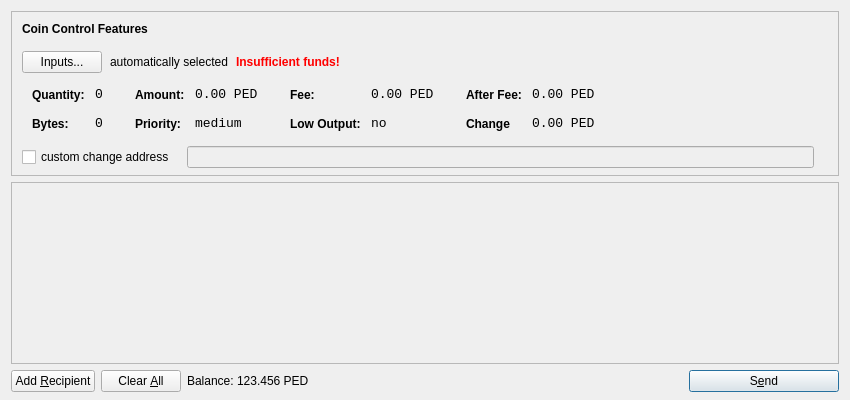
<?xml version="1.0" encoding="UTF-8"?>
<ui version="4.0">
 <class>SendCoinsDialog</class>
 <widget class="QDialog" name="SendCoinsDialog">
  <property name="geometry">
   <rect>
    <x>0</x>
    <y>0</y>
    <width>850</width>
    <height>400</height>
   </rect>
  </property>
  <property name="windowTitle">
   <string>Send Coins</string>
  </property>
  <layout class="QVBoxLayout" name="verticalLayout" stretch="0,1,0">
   <property name="bottomMargin">
    <number>8</number>
   </property>
   <item>
    <widget class="QFrame" name="frameCoinControl">
     <property name="sizePolicy">
      <sizepolicy hsizetype="Expanding" vsizetype="Expanding">
       <horstretch>0</horstretch>
       <verstretch>0</verstretch>
      </sizepolicy>
     </property>
     <property name="maximumSize">
      <size>
       <width>16777215</width>
       <height>16777215</height>
      </size>
     </property>
     <property name="frameShape">
      <enum>QFrame::StyledPanel</enum>
     </property>
     <property name="frameShadow">
      <enum>QFrame::Sunken</enum>
     </property>
     <layout class="QVBoxLayout" name="verticalLayoutCoinControl2">
      <property name="spacing">
       <number>-1</number>
      </property>
      <property name="leftMargin">
       <number>0</number>
      </property>
      <property name="topMargin">
       <number>0</number>
      </property>
      <property name="rightMargin">
       <number>0</number>
      </property>
      <property name="bottomMargin">
       <number>6</number>
      </property>
      <item>
       <layout class="QVBoxLayout" name="verticalLayoutCoinControl" stretch="0,0,0,0,1">
        <property name="spacing">
         <number>0</number>
        </property>
        <property name="leftMargin">
         <number>10</number>
        </property>
        <property name="topMargin">
         <number>10</number>
        </property>
        <item>
         <layout class="QHBoxLayout" name="horizontalLayoutCoinControl1">
          <property name="bottomMargin">
           <number>15</number>
          </property>
          <item>
           <widget class="QLabel" name="labelCoinControlFeatures">
            <property name="sizePolicy">
             <sizepolicy hsizetype="Preferred" vsizetype="Maximum">
              <horstretch>0</horstretch>
              <verstretch>0</verstretch>
             </sizepolicy>
            </property>
            <property name="font">
             <font>
              <weight>75</weight>
              <bold>true</bold>
             </font>
            </property>
            <property name="styleSheet">
             <string notr="true">font-weight:bold;</string>
            </property>
            <property name="text">
             <string>Coin Control Features</string>
            </property>
           </widget>
          </item>
         </layout>
        </item>
        <item>
         <layout class="QHBoxLayout" name="horizontalLayoutCoinControl2" stretch="0,0,0,0">
          <property name="spacing">
           <number>8</number>
          </property>
          <property name="bottomMargin">
           <number>10</number>
          </property>
          <item>
           <widget class="QPushButton" name="pushButtonCoinControl">
            <property name="styleSheet">
             <string notr="true"/>
            </property>
            <property name="text">
             <string>Inputs...</string>
            </property>
           </widget>
          </item>
          <item>
           <widget class="QLabel" name="labelCoinControlAutomaticallySelected">
            <property name="text">
             <string>automatically selected</string>
            </property>
            <property name="margin">
             <number>5</number>
            </property>
           </widget>
          </item>
          <item>
           <widget class="QLabel" name="labelCoinControlInsuffFunds">
            <property name="font">
             <font>
              <weight>75</weight>
              <bold>true</bold>
             </font>
            </property>
            <property name="styleSheet">
             <string notr="true">color:red;font-weight:bold;</string>
            </property>
            <property name="text">
             <string>Insufficient funds!</string>
            </property>
            <property name="margin">
             <number>5</number>
            </property>
           </widget>
          </item>
          <item>
           <spacer name="horizontalSpacerCoinControl">
            <property name="orientation">
             <enum>Qt::Horizontal</enum>
            </property>
            <property name="sizeHint" stdset="0">
             <size>
              <width>40</width>
              <height>1</height>
             </size>
            </property>
           </spacer>
          </item>
         </layout>
        </item>
        <item>
         <widget class="QWidget" name="widgetCoinControl" native="true">
          <property name="sizePolicy">
           <sizepolicy hsizetype="Preferred" vsizetype="Preferred">
            <horstretch>0</horstretch>
            <verstretch>0</verstretch>
           </sizepolicy>
          </property>
          <property name="minimumSize">
           <size>
            <width>0</width>
            <height>0</height>
           </size>
          </property>
          <property name="styleSheet">
           <string notr="true"/>
          </property>
          <layout class="QHBoxLayout" name="horizontalLayoutCoinControl5">
           <property name="margin">
            <number>0</number>
           </property>
           <item>
            <layout class="QHBoxLayout" name="horizontalLayoutCoinControl3" stretch="0,0,0,1">
             <property name="spacing">
              <number>20</number>
             </property>
             <property name="topMargin">
              <number>0</number>
             </property>
             <property name="bottomMargin">
              <number>10</number>
             </property>
             <item>
              <layout class="QFormLayout" name="formLayoutCoinControl1">
               <property name="horizontalSpacing">
                <number>10</number>
               </property>
               <property name="verticalSpacing">
                <number>14</number>
               </property>
               <property name="leftMargin">
                <number>10</number>
               </property>
               <property name="topMargin">
                <number>4</number>
               </property>
               <property name="rightMargin">
                <number>6</number>
               </property>
               <item row="0" column="0">
                <widget class="QLabel" name="labelCoinControlQuantityText">
                 <property name="styleSheet">
                  <string notr="true">font-weight:bold;</string>
                 </property>
                 <property name="text">
                  <string>Quantity:</string>
                 </property>
                 <property name="margin">
                  <number>0</number>
                 </property>
                </widget>
               </item>
               <item row="0" column="1">
                <widget class="QLabel" name="labelCoinControlQuantity">
                 <property name="font">
                  <font>
                   <family>Monospace</family>
                   <pointsize>10</pointsize>
                  </font>
                 </property>
                 <property name="cursor">
                  <cursorShape>IBeamCursor</cursorShape>
                 </property>
                 <property name="contextMenuPolicy">
                  <enum>Qt::ActionsContextMenu</enum>
                 </property>
                 <property name="text">
                  <string>0</string>
                 </property>
                 <property name="margin">
                  <number>0</number>
                 </property>
                 <property name="textInteractionFlags">
                  <set>Qt::LinksAccessibleByMouse|Qt::TextSelectableByKeyboard|Qt::TextSelectableByMouse</set>
                 </property>
                </widget>
               </item>
               <item row="1" column="0">
                <widget class="QLabel" name="labelCoinControlBytesText">
                 <property name="styleSheet">
                  <string notr="true">font-weight:bold;</string>
                 </property>
                 <property name="text">
                  <string>Bytes:</string>
                 </property>
                </widget>
               </item>
               <item row="1" column="1">
                <widget class="QLabel" name="labelCoinControlBytes">
                 <property name="font">
                  <font>
                   <family>Monospace</family>
                   <pointsize>10</pointsize>
                  </font>
                 </property>
                 <property name="cursor">
                  <cursorShape>IBeamCursor</cursorShape>
                 </property>
                 <property name="contextMenuPolicy">
                  <enum>Qt::ActionsContextMenu</enum>
                 </property>
                 <property name="text">
                  <string>0</string>
                 </property>
                 <property name="textInteractionFlags">
                  <set>Qt::LinksAccessibleByMouse|Qt::TextSelectableByKeyboard|Qt::TextSelectableByMouse</set>
                 </property>
                </widget>
               </item>
              </layout>
             </item>
             <item>
              <layout class="QFormLayout" name="formLayoutCoinControl2">
               <property name="horizontalSpacing">
                <number>10</number>
               </property>
               <property name="verticalSpacing">
                <number>14</number>
               </property>
               <property name="leftMargin">
                <number>6</number>
               </property>
               <property name="topMargin">
                <number>4</number>
               </property>
               <property name="rightMargin">
                <number>6</number>
               </property>
               <item row="0" column="0">
                <widget class="QLabel" name="labelCoinControlAmountText">
                 <property name="styleSheet">
                  <string notr="true">font-weight:bold;</string>
                 </property>
                 <property name="text">
                  <string>Amount:</string>
                 </property>
                 <property name="margin">
                  <number>0</number>
                 </property>
                </widget>
               </item>
               <item row="0" column="1">
                <widget class="QLabel" name="labelCoinControlAmount">
                 <property name="font">
                  <font>
                   <family>Monospace</family>
                   <pointsize>10</pointsize>
                  </font>
                 </property>
                 <property name="cursor">
                  <cursorShape>IBeamCursor</cursorShape>
                 </property>
                 <property name="contextMenuPolicy">
                  <enum>Qt::ActionsContextMenu</enum>
                 </property>
                 <property name="text">
                  <string>0.00 PED</string>
                 </property>
                 <property name="textInteractionFlags">
                  <set>Qt::LinksAccessibleByMouse|Qt::TextSelectableByKeyboard|Qt::TextSelectableByMouse</set>
                 </property>
                </widget>
               </item>
               <item row="1" column="0">
                <widget class="QLabel" name="labelCoinControlPriorityText">
                 <property name="styleSheet">
                  <string notr="true">font-weight:bold;</string>
                 </property>
                 <property name="text">
                  <string>Priority:</string>
                 </property>
                </widget>
               </item>
               <item row="1" column="1">
                <widget class="QLabel" name="labelCoinControlPriority">
                 <property name="font">
                  <font>
                   <family>Monospace</family>
                   <pointsize>10</pointsize>
                  </font>
                 </property>
                 <property name="cursor">
                  <cursorShape>IBeamCursor</cursorShape>
                 </property>
                 <property name="contextMenuPolicy">
                  <enum>Qt::ActionsContextMenu</enum>
                 </property>
                 <property name="text">
                  <string>medium</string>
                 </property>
                 <property name="textInteractionFlags">
                  <set>Qt::LinksAccessibleByMouse|Qt::TextSelectableByKeyboard|Qt::TextSelectableByMouse</set>
                 </property>
                </widget>
               </item>
              </layout>
             </item>
             <item>
              <layout class="QFormLayout" name="formLayoutCoinControl3">
               <property name="horizontalSpacing">
                <number>10</number>
               </property>
               <property name="verticalSpacing">
                <number>14</number>
               </property>
               <property name="leftMargin">
                <number>6</number>
               </property>
               <property name="topMargin">
                <number>4</number>
               </property>
               <property name="rightMargin">
                <number>6</number>
               </property>
               <item row="0" column="0">
                <widget class="QLabel" name="labelCoinControlFeeText">
                 <property name="styleSheet">
                  <string notr="true">font-weight:bold;</string>
                 </property>
                 <property name="text">
                  <string>Fee:</string>
                 </property>
                 <property name="margin">
                  <number>0</number>
                 </property>
                </widget>
               </item>
               <item row="0" column="1">
                <widget class="QLabel" name="labelCoinControlFee">
                 <property name="font">
                  <font>
                   <family>Monospace</family>
                   <pointsize>10</pointsize>
                  </font>
                 </property>
                 <property name="cursor">
                  <cursorShape>IBeamCursor</cursorShape>
                 </property>
                 <property name="contextMenuPolicy">
                  <enum>Qt::ActionsContextMenu</enum>
                 </property>
                 <property name="text">
                  <string>0.00 PED</string>
                 </property>
                 <property name="textInteractionFlags">
                  <set>Qt::LinksAccessibleByMouse|Qt::TextSelectableByKeyboard|Qt::TextSelectableByMouse</set>
                 </property>
                </widget>
               </item>
               <item row="1" column="0">
                <widget class="QLabel" name="labelCoinControlLowOutputText">
                 <property name="styleSheet">
                  <string notr="true">font-weight:bold;</string>
                 </property>
                 <property name="text">
                  <string>Low Output:</string>
                 </property>
                </widget>
               </item>
               <item row="1" column="1">
                <widget class="QLabel" name="labelCoinControlLowOutput">
                 <property name="font">
                  <font>
                   <family>Monospace</family>
                   <pointsize>10</pointsize>
                  </font>
                 </property>
                 <property name="cursor">
                  <cursorShape>IBeamCursor</cursorShape>
                 </property>
                 <property name="contextMenuPolicy">
                  <enum>Qt::ActionsContextMenu</enum>
                 </property>
                 <property name="text">
                  <string>no</string>
                 </property>
                 <property name="textInteractionFlags">
                  <set>Qt::LinksAccessibleByMouse|Qt::TextSelectableByKeyboard|Qt::TextSelectableByMouse</set>
                 </property>
                </widget>
               </item>
              </layout>
             </item>
             <item>
              <layout class="QFormLayout" name="formLayoutCoinControl4">
               <property name="horizontalSpacing">
                <number>10</number>
               </property>
               <property name="verticalSpacing">
                <number>14</number>
               </property>
               <property name="leftMargin">
                <number>6</number>
               </property>
               <property name="topMargin">
                <number>4</number>
               </property>
               <property name="rightMargin">
                <number>6</number>
               </property>
               <item row="0" column="0">
                <widget class="QLabel" name="labelCoinControlAfterFeeText">
                 <property name="styleSheet">
                  <string notr="true">font-weight:bold;</string>
                 </property>
                 <property name="text">
                  <string>After Fee:</string>
                 </property>
                 <property name="margin">
                  <number>0</number>
                 </property>
                </widget>
               </item>
               <item row="0" column="1">
                <widget class="QLabel" name="labelCoinControlAfterFee">
                 <property name="font">
                  <font>
                   <family>Monospace</family>
                   <pointsize>10</pointsize>
                  </font>
                 </property>
                 <property name="cursor">
                  <cursorShape>IBeamCursor</cursorShape>
                 </property>
                 <property name="contextMenuPolicy">
                  <enum>Qt::ActionsContextMenu</enum>
                 </property>
                 <property name="text">
                  <string>0.00 PED</string>
                 </property>
                 <property name="textInteractionFlags">
                  <set>Qt::LinksAccessibleByMouse|Qt::TextSelectableByKeyboard|Qt::TextSelectableByMouse</set>
                 </property>
                </widget>
               </item>
               <item row="1" column="0">
                <widget class="QLabel" name="labelCoinControlChangeText">
                 <property name="styleSheet">
                  <string notr="true">font-weight:bold;</string>
                 </property>
                 <property name="text">
                  <string>Change</string>
                 </property>
                </widget>
               </item>
               <item row="1" column="1">
                <widget class="QLabel" name="labelCoinControlChange">
                 <property name="font">
                  <font>
                   <family>Monospace</family>
                   <pointsize>10</pointsize>
                  </font>
                 </property>
                 <property name="cursor">
                  <cursorShape>IBeamCursor</cursorShape>
                 </property>
                 <property name="contextMenuPolicy">
                  <enum>Qt::ActionsContextMenu</enum>
                 </property>
                 <property name="text">
                  <string>0.00 PED</string>
                 </property>
                 <property name="textInteractionFlags">
                  <set>Qt::LinksAccessibleByMouse|Qt::TextSelectableByKeyboard|Qt::TextSelectableByMouse</set>
                 </property>
                </widget>
               </item>
              </layout>
             </item>
            </layout>
           </item>
          </layout>
         </widget>
        </item>
        <item>
         <layout class="QHBoxLayout" name="horizontalLayoutCoinControl4" stretch="0,0,0">
          <property name="spacing">
           <number>12</number>
          </property>
          <property name="sizeConstraint">
           <enum>QLayout::SetDefaultConstraint</enum>
          </property>
          <property name="topMargin">
           <number>5</number>
          </property>
          <property name="rightMargin">
           <number>5</number>
          </property>
          <item>
           <widget class="QCheckBox" name="checkBoxCoinControlChange">
            <property name="text">
             <string>custom change address</string>
            </property>
           </widget>
          </item>
          <item>
           <widget class="QLineEdit" name="lineEditCoinControlChange">
            <property name="enabled">
             <bool>false</bool>
            </property>
            <property name="sizePolicy">
             <sizepolicy hsizetype="Expanding" vsizetype="Fixed">
              <horstretch>0</horstretch>
              <verstretch>0</verstretch>
             </sizepolicy>
            </property>
           </widget>
          </item>
          <item>
           <widget class="QLabel" name="labelCoinControlChangeLabel">
            <property name="sizePolicy">
             <sizepolicy hsizetype="Preferred" vsizetype="Expanding">
              <horstretch>0</horstretch>
              <verstretch>0</verstretch>
             </sizepolicy>
            </property>
            <property name="minimumSize">
             <size>
              <width>0</width>
              <height>0</height>
             </size>
            </property>
            <property name="text">
             <string/>
            </property>
            <property name="margin">
             <number>3</number>
            </property>
           </widget>
          </item>
         </layout>
        </item>
        <item>
         <spacer name="verticalSpacerCoinControl">
          <property name="orientation">
           <enum>Qt::Vertical</enum>
          </property>
          <property name="sizeHint" stdset="0">
           <size>
            <width>800</width>
            <height>1</height>
           </size>
          </property>
         </spacer>
        </item>
       </layout>
      </item>
     </layout>
    </widget>
   </item>
   <item>
    <widget class="QScrollArea" name="scrollArea">
     <property name="widgetResizable">
      <bool>true</bool>
     </property>
     <widget class="QWidget" name="scrollAreaWidgetContents">
      <property name="geometry">
       <rect>
        <x>0</x>
        <y>0</y>
        <width>830</width>
        <height>165</height>
       </rect>
      </property>
      <layout class="QVBoxLayout" name="verticalLayout_2">
       <property name="margin">
        <number>0</number>
       </property>
       <item>
        <layout class="QVBoxLayout" name="entries">
         <property name="spacing">
          <number>6</number>
         </property>
        </layout>
       </item>
       <item>
        <spacer name="verticalSpacer">
         <property name="orientation">
          <enum>Qt::Vertical</enum>
         </property>
         <property name="sizeHint" stdset="0">
          <size>
           <width>20</width>
           <height>40</height>
          </size>
         </property>
        </spacer>
       </item>
      </layout>
     </widget>
    </widget>
   </item>
   <item>
    <layout class="QHBoxLayout" name="horizontalLayout">
     <item>
      <widget class="QPushButton" name="addButton">
       <property name="toolTip">
        <string>Send to multiple recipients at once</string>
       </property>
       <property name="text">
        <string>Add &amp;Recipient</string>
       </property>
       <property name="icon">
        <iconset resource="../bitcoin.qrc">
         <normaloff>:/icons/add</normaloff>:/icons/add</iconset>
       </property>
       <property name="autoDefault">
        <bool>false</bool>
       </property>
      </widget>
     </item>
     <item>
      <widget class="QPushButton" name="clearButton">
       <property name="sizePolicy">
        <sizepolicy hsizetype="Minimum" vsizetype="Fixed">
         <horstretch>0</horstretch>
         <verstretch>0</verstretch>
        </sizepolicy>
       </property>
       <property name="toolTip">
        <string>Remove all transaction fields</string>
       </property>
       <property name="text">
        <string>Clear &amp;All</string>
       </property>
       <property name="icon">
        <iconset resource="../bitcoin.qrc">
         <normaloff>:/icons/remove</normaloff>:/icons/remove</iconset>
       </property>
       <property name="autoRepeatDelay">
        <number>300</number>
       </property>
       <property name="autoDefault">
        <bool>false</bool>
       </property>
      </widget>
     </item>
     <item>
      <layout class="QHBoxLayout" name="horizontalLayout_2">
       <property name="spacing">
        <number>3</number>
       </property>
       <item>
        <widget class="QLabel" name="label">
         <property name="sizePolicy">
          <sizepolicy hsizetype="Preferred" vsizetype="Fixed">
           <horstretch>0</horstretch>
           <verstretch>0</verstretch>
          </sizepolicy>
         </property>
         <property name="text">
          <string>Balance:</string>
         </property>
        </widget>
       </item>
       <item>
        <widget class="QLabel" name="labelBalance">
         <property name="sizePolicy">
          <sizepolicy hsizetype="Preferred" vsizetype="Fixed">
           <horstretch>0</horstretch>
           <verstretch>0</verstretch>
          </sizepolicy>
         </property>
         <property name="cursor">
          <cursorShape>IBeamCursor</cursorShape>
         </property>
         <property name="text">
          <string>123.456 PED</string>
         </property>
         <property name="textInteractionFlags">
          <set>Qt::LinksAccessibleByMouse|Qt::TextSelectableByKeyboard|Qt::TextSelectableByMouse</set>
         </property>
        </widget>
       </item>
      </layout>
     </item>
     <item>
      <spacer name="horizontalSpacer">
       <property name="orientation">
        <enum>Qt::Horizontal</enum>
       </property>
       <property name="sizeHint" stdset="0">
        <size>
         <width>40</width>
         <height>20</height>
        </size>
       </property>
      </spacer>
     </item>
     <item>
      <widget class="QPushButton" name="sendButton">
       <property name="minimumSize">
        <size>
         <width>150</width>
         <height>0</height>
        </size>
       </property>
       <property name="toolTip">
        <string>Confirm the send action</string>
       </property>
       <property name="text">
        <string>S&amp;end</string>
       </property>
       <property name="icon">
        <iconset resource="../bitcoin.qrc">
         <normaloff>:/icons/send</normaloff>:/icons/send</iconset>
       </property>
       <property name="default">
        <bool>true</bool>
       </property>
      </widget>
     </item>
    </layout>
   </item>
  </layout>
 </widget>
 <resources>
  <include location="../bitcoin.qrc"/>
 </resources>
 <connections/>
</ui>
